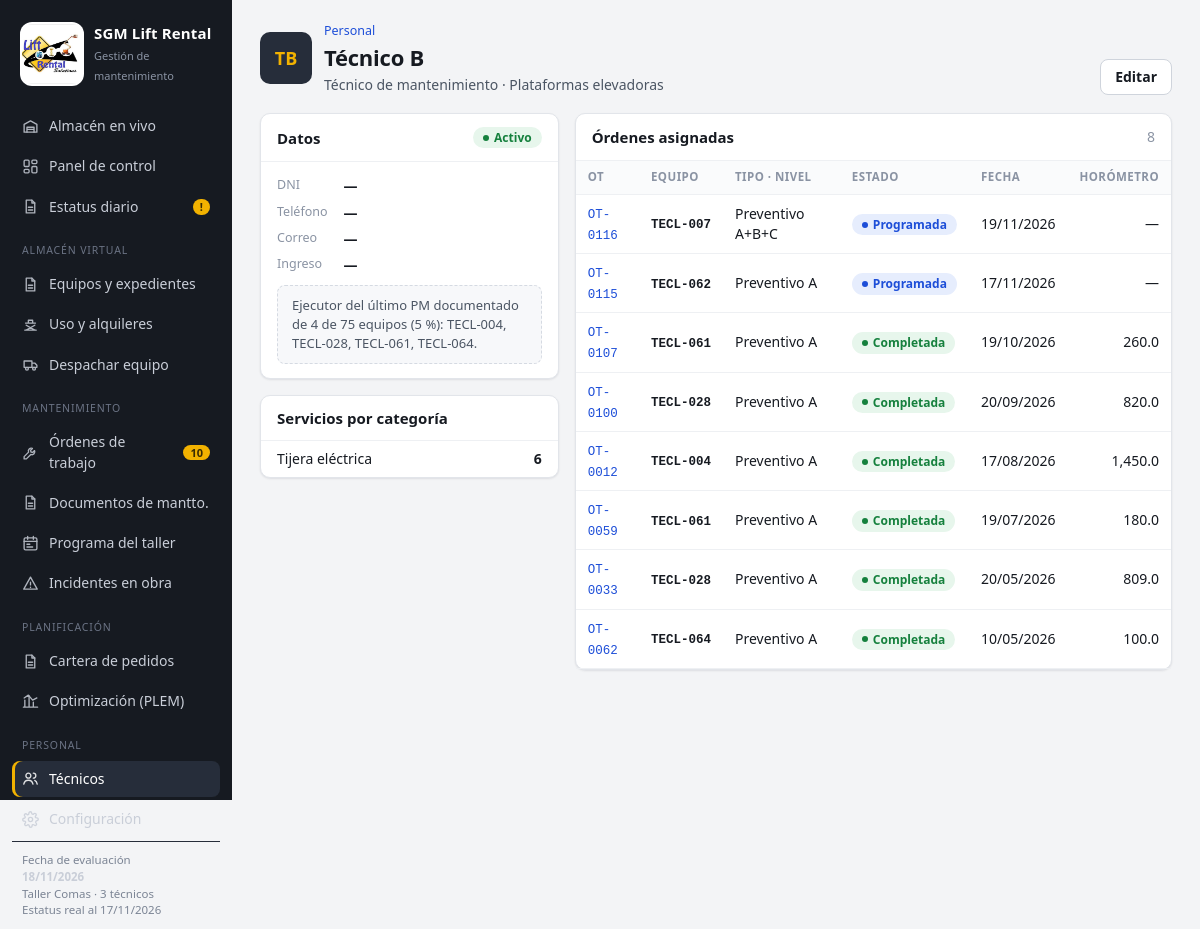
/personal/2, run on the app's committed database.
### tables this page shows
CREATE TABLE tecnicos (
    id INTEGER PRIMARY KEY,
    nombre TEXT NOT NULL,
    cargo TEXT DEFAULT 'Técnico de mantenimiento',
    especialidad TEXT,
    dni TEXT, telefono TEXT, correo TEXT,
    fecha_ingreso TEXT,
    activo INTEGER NOT NULL DEFAULT 1,
    ejecuta INTEGER NOT NULL DEFAULT 1,   -- 1 = ejecuta servicios (cuenta en la capacidad del taller)
    notas TEXT
);

CREATE TABLE ordenes (
    id INTEGER PRIMARY KEY,
    equipo_id INTEGER NOT NULL REFERENCES equipos(id),
    tipo TEXT NOT NULL DEFAULT 'Preventivo',
    nivel TEXT,
    estado TEXT NOT NULL DEFAULT 'Pendiente',
    prioridad TEXT DEFAULT 'Normal',
    fecha_programada TEXT,
    duracion_dias INTEGER DEFAULT 1,
    tecnico_dias REAL DEFAULT 1,
    fecha_inicio TEXT,
    fecha_fin TEXT,
    horometro REAL,
    costo_estimado REAL,
    costo_real REAL,
    descripcion TEXT,
    observaciones TEXT,
    origen TEXT,
    supervisor TEXT,
    tareas TEXT,              -- JSON: códigos de la lista del plan marcados al cerrar la orden
    creado TEXT DEFAULT (datetime('now','localtime'))
);

CREATE TABLE equipos (
    id INTEGER PRIMARY KEY,
    codigo TEXT UNIQUE NOT NULL,
    categoria TEXT NOT NULL,
    marca TEXT, modelo TEXT, serie TEXT, anio INTEGER,
    altura_plataforma REAL, altura_trabajo REAL, capacidad_kg REAL, peso_kg REAL,
    valor_usd REAL,
    frecuencia_h REAL NOT NULL DEFAULT 100,
    tasa_uso REAL NOT NULL DEFAULT 0.13,
    situacion TEXT NOT NULL DEFAULT 'Disponible',
    ubicacion_detalle TEXT,
    con_expediente INTEGER NOT NULL DEFAULT 1,
    notas TEXT,
    activo INTEGER NOT NULL DEFAULT 1
);

### app.py (the view)
@app.route("/personal/<int:tid>")
def tecnico(tid):
    t = db().execute("SELECT * FROM tecnicos WHERE id=?", (tid,)).fetchone()
    if not t:
        abort(404)
    ords = ordenes_query("EXISTS (SELECT 1 FROM orden_tecnicos x WHERE x.orden_id=o.id AND x.tecnico_id=?)", (tid,),
                         "CASE WHEN o.estado IN ('En ejecución','Programada','Pendiente') THEN 0 ELSE 1 END, "
                         "COALESCE(o.fecha_fin, o.fecha_programada) DESC")
    por_cat = {}
    for o in ords:
        if o["estado"] == "Completada":
            por_cat[o["categoria"]] = por_cat.get(o["categoria"], 0) + 1
    return render_template("tecnico.html", t=t, ords=ords, por_cat=por_cat)

### app.py (called while the page is built)
def db():
    return base.get_db()

def cfg():
    return L.leer_config(db())

def ordenes_query(where="1=1", args=(), orden="o.id DESC", limite=None):
    q = f"""SELECT o.*, e.codigo, e.categoria, e.situacion,
               (SELECT group_concat(t.nombre, ', ') FROM orden_tecnicos ot
                 JOIN tecnicos t ON t.id=ot.tecnico_id WHERE ot.orden_id=o.id) AS tecnicos
            FROM ordenes o JOIN equipos e ON e.id=o.equipo_id WHERE {where} ORDER BY {orden}"""
    if limite:
        q += f" LIMIT {int(limite)}"
    return db().execute(q, args).fetchall()

@app.template_filter("fecha")
def f_fecha(v, formato="%d/%m/%Y"):
    d = a_fecha(v) if v else None
    return d.strftime(formato) if d else "—"

@app.template_filter("num")
def f_num(v, dec=0):
    if v is None or v == "":
        return "—"
    s = f"{float(v):,.{dec}f}"
    return s

@app.template_filter("ot")
def f_ot(v):
    return f"OT-{int(v):04d}"

@app.template_filter("clase")
def f_clase(estado):
    return {"Vigente": "ok", "Por vencer": "warn", "Vencido": "bad", "Sin datos": "none",
            "Disponible": "ok", "En obra": "info", "En taller": "warn", "Fuera de servicio": "bad",
            "Pendiente": "warn", "Programada": "info", "En ejecución": "accent",
            "Completada": "ok", "Cancelada": "none", "Cerrado": "none",
            "apto": "ok", "advertencia": "warn", "bloqueado": "bad",
            "Alta": "bad", "Normal": "info", "Baja": "none",
            "Asignado": "info", "Despachado": "ok", "No atendido": "bad", "Cancelado": "none",
            "Terminada": "ok", "En curso": "accent", "Error": "bad"}.get(estado, "none")

### db.py (called while the page is built)
def conectar():
    con = sqlite3.connect(DB_PATH, detect_types=0)
    con.row_factory = sqlite3.Row
    con.execute("PRAGMA foreign_keys = ON")
    return con

def get_db():
    if "db" not in g:
        g.db = conectar()
    return g.db

def cerrar_db(_exc=None):
    con = g.pop("db", None)
    if con is not None:
        con.close()

### logica.py (called while the page is built)
def a_fecha(v):
    if v is None or v == "":
        return None
    if isinstance(v, date):
        return v
    return datetime.strptime(str(v)[:10], "%Y-%m-%d").date()

def leer_config(db):
    return {r["clave"]: r["valor"] for r in db.execute("SELECT clave, valor FROM config")}

def fecha_ref(cfg):
    return a_fecha(cfg.get("fecha_referencia")) or date.today()

### templates/tecnico.html (shortened to what this page needs)
{% extends 'base.html' %}
{% from '_m.html' import chip, eq_link %}
{% block contenido %}
<div class="cab">
  <div class="persona">
    <span class="avatar" style="width:52px;height:52px;font-size:18px">{{ t.nombre[:1] }}{{ t.nombre.split(' ')[-1][:1] }}</span>
    <div><div class="migas"><a href="{{ url_for('personal') }}">Personal</a></div><h1>{{ t.nombre }}</h1><p>{{ t.cargo or '' }}{% if t.especialidad %} · {{ t.especialidad }}{% endif %}</p></div>
  </div>
  <div class="acciones"><a class="btn" href="{{ url_for('tecnico_form', tid=t.id) }}">Editar</a></div>
</div>
<div class="grid g-12">
  <div class="stack">
    <div class="card"><div class="hd"><h2>Datos</h2>{{ chip('Disponible' if t.activo else 'Cancelada', 'Activo' if t.activo else 'Inactivo') }}</div>
      <div class="bd"><dl class="dl">
        <dt>DNI</dt><dd>{{ t.dni or '—' }}</dd><dt>Teléfono</dt><dd>{{ t.telefono or '—' }}</dd>
        <dt>Correo</dt><dd>{{ t.correo or '—' }}</dd><dt>Ingreso</dt><dd>{{ t.fecha_ingreso|fecha }}</dd>
      </dl>{% if t.notas %}<div class="nota" style="margin-top:10px">{{ t.notas }}</div>{% endif %}</div></div>
    <div class="card"><div class="hd"><h2>Servicios por categoría</h2></div>
      <ul class="lista">{% for c, n in por_cat.items() %}<li><span>{{ c }}</span><b>{{ n }}</b></li>{% endfor %}
        {% if not por_cat %}<li class="muted">Sin servicios completados.</li>{% endif %}</ul></div>
  </div>
  <div class="card">
    <div class="hd"><h2>Órdenes asignadas</h2><span class="muted">{{ ords|length }}</span></div>
    <div class="bd flush tabla-wrap">
      {% if ords %}
      <table><thead><tr><th>OT</th><th>Equipo</th><th>Tipo · nivel</th><th>Estado</th><th>Fecha</th><th class="n">Horómetro</th></tr></thead>
      <tbody>{% for o in ords %}
        <tr class="fila-link" data-href="{{ url_for('orden', oid=o.id) }}"><td><a class="mono" href="{{ url_for('orden', oid=o.id) }}">{{ o.id|ot }}</a></td><td>{{ eq_link(o.codigo) }}</td>
          <td>{{ o.tipo }} {{ o.nivel or '' }}</td><td>{{ chip(o.estado) }}</td><td>{{ (o.fecha_fin or o.fecha_programada)|fecha }}</td>
          <td class="n">{{ o.horometro|num(1) if o.horometro is not none else '—' }}</td></tr>
      {% endfor %}</tbody></table>
      {% else %}<div class="vacio">Sin órdenes asignadas.</div>{% endif %}
    </div>
  </div>
</div>
{% endblock %}

### templates/_m.html (shortened to what this page needs)
{% macro chip(e, texto=None) -%}<span class="chip {{ e|clase }}">{{ texto or e }}</span>{%- endmacro %}
{% macro eq_link(codigo) -%}<a class="cod" href="{{ url_for('equipo', codigo=codigo) }}">{{ codigo }}</a>{%- endmacro %}
{% macro icono(n) -%}
<svg viewBox="0 0 24 24" fill="none" stroke="currentColor" stroke-width="1.9" stroke-linecap="round" stroke-linejoin="round">
{%- if n == 'panel' %}<rect x="3" y="3" width="7" height="9" rx="1.5"/><rect x="14" y="3" width="7" height="5" rx="1.5"/><rect x="14" y="12" width="7" height="9" rx="1.5"/><rect x="3" y="16" width="7" height="5" rx="1.5"/>
{%- elif n == 'almacen' %}<path d="M3 9l9-5 9 5v11H3z"/><path d="M7 20v-7h10v7M7 16h10"/>
{%- elif n == 'uso' %}<path d="M4 20h16M6 20l12-7M6 13l12 7M5 10h14M9 10V6h6v4"/>
{%- elif n == 'despacho' %}<path d="M3 7h11v9H3zM14 10h4l3 3v3h-7"/><circle cx="7" cy="18" r="2"/><circle cx="17" cy="18" r="2"/>
{%- elif n == 'mant' %}<path d="M14.7 6.3a4 4 0 0 0-5.4 5.2L3 17.8V21h3.2l6.3-6.3a4 4 0 0 0 5.2-5.4l-2.6 2.6-2.4-.6-.6-2.4z"/>
{%- elif n == 'taller' %}<rect x="3" y="4" width="18" height="17" rx="2"/><path d="M3 9h18M8 2v4M16 2v4M7 13h4M7 17h8"/>
{%- elif n == 'personal' %}<circle cx="9" cy="8" r="3.5"/><path d="M2.5 20c.8-3.5 3.4-5.5 6.5-5.5s5.7 2 6.5 5.5"/><path d="M16 4.5a3.5 3.5 0 0 1 0 7M18 14.8c1.8.8 3 2.6 3.5 5.2"/>
{%- elif n == 'incidente' %}<path d="M12 3l9.5 17h-19z"/><path d="M12 10v4M12 17.2v.3"/>
{%- elif n == 'config' %}<circle cx="12" cy="12" r="3"/><path d="M19.4 15a1.6 1.6 0 0 0 .3 1.8l.1.1a2 2 0 1 1-2.8 2.8l-.1-.1a1.6 1.6 0 0 0-2.7 1.1V21a2 2 0 1 1-4 0v-.1a1.6 1.6 0 0 0-2.7-1.1l-.1.1a2 2 0 1 1-2.8-2.8l.1-.1a1.6 1.6 0 0 0-1.1-2.7H3a2 2 0 1 1 0-4h.1a1.6 1.6 0 0 0 1.1-2.7l-.1-.1a2 2 0 1 1 2.8-2.8l.1.1a1.6 1.6 0 0 0 2.7-1.1V3a2 2 0 1 1 4 0v.1a1.6 1.6 0 0 0 2.7 1.1l.1-.1a2 2 0 1 1 2.8 2.8l-.1.1a1.6 1.6 0 0 0 1.1 2.7H21a2 2 0 1 1 0 4h-.1a1.6 1.6 0 0 0-1.5 1.3z"/>
{%- elif n == 'optim' %}<path d="M4 20V10M10 20V4M16 20v-7M22 20H2"/><path d="M3 7l6-4 6 7 6-3"/>
{%- elif n == 'mas' %}<path d="M12 5v14M5 12h14"/>
{%- elif n == 'csv' %}<path d="M12 3v12M7 10l5 5 5-5M4 20h16"/>
{%- elif n == 'print' %}<path d="M6 9V3h12v6M6 18H4v-7h16v7h-2"/><rect x="6" y="14" width="12" height="7"/>
{%- elif n == 'ok' %}<path d="M5 12.5l4.5 4.5L19 7.5"/>
{%- elif n == 'x' %}<path d="M6 6l12 12M18 6L6 18"/>
{%- elif n == 'reloj' %}<circle cx="12" cy="12" r="9"/><path d="M12 7v5l3 2"/>
{%- elif n == 'doc' %}<path d="M14 3H6v18h12V7z"/><path d="M14 3v4h4M9 13h6M9 17h6"/>
{%- endif %}
</svg>
{%- endmacro %}

### static/estilos.css (style rules this page uses)
:root { --bg: #f3f4f6; --panel: #ffffff; --ink: #161a21; --ink-2: #4b5563; --ink-3: #8a93a3; --line: #e2e5ea; --line-2: #eef0f3; --side: #161a21; --side-ink: #c9ced8; --accent: #f2b200; --accent-ink: #3a2c00; --ok: #15803d; --ok-bg: #e7f6ec; --warn: #b45309; --warn-bg: #fdf1dc; --bad: #c62828; --bad-bg: #fde8e8; --info: #1d4ed8; --info-bg: #e6edfd; --none: #6b7280; --none-bg: #eef0f3; --radius: 10px; --shadow: 0 1px 2px rgba(16, 24, 40, .06), 0 1px 3px rgba(16, 24, 40, .04); --mono: "Cascadia Mono", "Consolas", ui-monospace, monospace; }
* { box-sizing: border-box; }
html, body { margin: 0; }
body { font-family: "Segoe UI", system-ui, -apple-system, Roboto, sans-serif; font-size: 14px; line-height: 1.45; color: var(--ink); background: var(--bg); font-variant-numeric: tabular-nums; }
a { color: var(--info); text-decoration: none; }
h1, h2, h3 { margin: 0; line-height: 1.2; }
h1 { font-size: 22px; font-weight: 650; letter-spacing: -.01em; }
h2 { font-size: 15px; font-weight: 650; }
small, .muted { color: var(--ink-3); }
.mono, .cod { font-family: var(--mono); font-size: 12.5px; }
.cod { font-weight: 600; color: var(--ink); white-space: nowrap; }
.side a.nav svg { width: 17px; height: 17px; flex: none; opacity: .85; }
.cab { display: flex; align-items: flex-end; justify-content: space-between; gap: 16px; margin-bottom: 18px; flex-wrap: wrap; }
.cab p { margin: 4px 0 0; color: var(--ink-2); }
.migas { font-size: 12.5px; color: var(--ink-3); margin-bottom: 4px; }
.acciones { display: flex; gap: 8px; flex-wrap: wrap; align-items: center; }
.card { background: var(--panel); border: 1px solid var(--line); border-radius: var(--radius); box-shadow: var(--shadow); }
.card > .hd { display: flex; align-items: center; justify-content: space-between; gap: 10px; padding: 13px 16px; border-bottom: 1px solid var(--line-2); }
.card > .bd { padding: 14px 16px; }
.card > .bd.flush { padding: 0; }
.grid { display: grid; gap: 16px; }
.g-12 { grid-template-columns: minmax(0, 1fr) minmax(0, 2fr); }
.stack { display: grid; gap: 16px; align-content: start; }
.chip { display: inline-flex; align-items: center; gap: 5px; padding: 1px 9px; border-radius: 99px; font-size: 12px; font-weight: 600; white-space: nowrap; border: 1px solid transparent; }
.chip::before { content: ""; width: 6px; height: 6px; border-radius: 50%; background: currentColor; }
.chip.ok { color: var(--ok); background: var(--ok-bg); }
.chip.info { color: var(--info); background: var(--info-bg); }
.tabla-wrap { overflow-x: auto; }
table { width: 100%; border-collapse: collapse; }
th, td { padding: 8px 12px; text-align: left; border-bottom: 1px solid var(--line-2); vertical-align: middle; }
th { font-size: 11.5px; font-weight: 650; color: var(--ink-3); text-transform: uppercase; letter-spacing: .04em; background: #fafbfc; position: sticky; top: 0; white-space: nowrap; }
td.n, th.n { text-align: right; }
tr.fila-link { cursor: pointer; }
.btn { display: inline-flex; align-items: center; gap: 7px; font: inherit; font-weight: 600; cursor: pointer; padding: 7px 14px; border-radius: 8px; border: 1px solid #cfd4dc; background: #fff; color: var(--ink); min-height: 36px; white-space: nowrap; }
.nota { padding: 10px 14px; border-radius: 8px; background: #f7f8fa; border: 1px dashed #d5dae2; color: var(--ink-2); font-size: 13px; }
.dl { display: grid; grid-template-columns: max-content 1fr; gap: 6px 16px; margin: 0; }
.dl dt { color: var(--ink-3); font-size: 12.5px; }
.dl dd { margin: 0; font-weight: 550; }
.lista { list-style: none; margin: 0; padding: 0; }
.lista li { display: flex; align-items: center; justify-content: space-between; gap: 10px; padding: 8px 16px; border-bottom: 1px solid var(--line-2); }
.lista li:last-child { border-bottom: 0; }
.avatar { width: 38px; height: 38px; border-radius: 10px; background: #262d3a; color: var(--accent); display: grid; place-items: center; font-weight: 700; flex: none; }
.persona { display: flex; gap: 12px; align-items: center; }

### data on the page
tecnicos: nombre "T", nombre "B", nombre "Técnico B", cargo "Técnico de mantenimiento", especialidad "Plataformas elevadoras", notas "Ejecutor del último PM documentado de 4 de 75 equipos (5 %): TECL-004, TECL-028, TECL-061, TECL-064."
ordenes: categoria "Tijera eléctrica", n "6", id|ot "OT-0107", tipo "Preventivo", nivel "A", estado "Completada", fecha_fin "19/10/2026", horometro|num "260.0"
ordenes: id|ot "OT-0116", tipo "Preventivo", nivel "A+B+C", estado "Programada", fecha_programada "19/11/2026", horometro|num "—"
equipos: codigo "TECL-007"
ordenes: id|ot "OT-0115", tipo "Preventivo", nivel "A", estado "Programada", fecha_programada "17/11/2026", horometro|num "—"
equipos: codigo "TECL-062"
equipos: codigo "TECL-061"
ordenes: id|ot "OT-0100", tipo "Preventivo", nivel "A", estado "Completada", fecha_fin "20/09/2026", horometro|num "820.0"
equipos: codigo "TECL-028"
ordenes: id|ot "OT-0012", tipo "Preventivo", nivel "A", estado "Completada", fecha_fin "17/08/2026", horometro|num "1,450.0"
equipos: codigo "TECL-004"
ordenes: id|ot "OT-0059", tipo "Preventivo", nivel "A", estado "Completada", fecha_fin "19/07/2026", horometro|num "180.0"
ordenes: id|ot "OT-0033", tipo "Preventivo", nivel "A", estado "Completada", fecha_fin "20/05/2026", horometro|num "809.0"
ordenes: id|ot "OT-0062", tipo "Preventivo", nivel "A", estado "Completada", fecha_fin "10/05/2026", horometro|num "100.0"
equipos: codigo "TECL-064"

### other printed values
{{ OT_ABIERTAS }} "10"
{{ REF|fecha }} "18/11/2026"
{{ CFG.capacidad_tecnicos }} "3"
{{ EST.fecha|fecha('%d/%m/%Y') }} "17/11/2026"
{{ texto or e }} "Activo"
{{ t.dni or '—' }} "—"
{{ t.telefono or '—' }} "—"
{{ t.correo or '—' }} "—"
{{ t.fecha_ingreso|fecha }} "—"
{{ ords|length }} "8"
